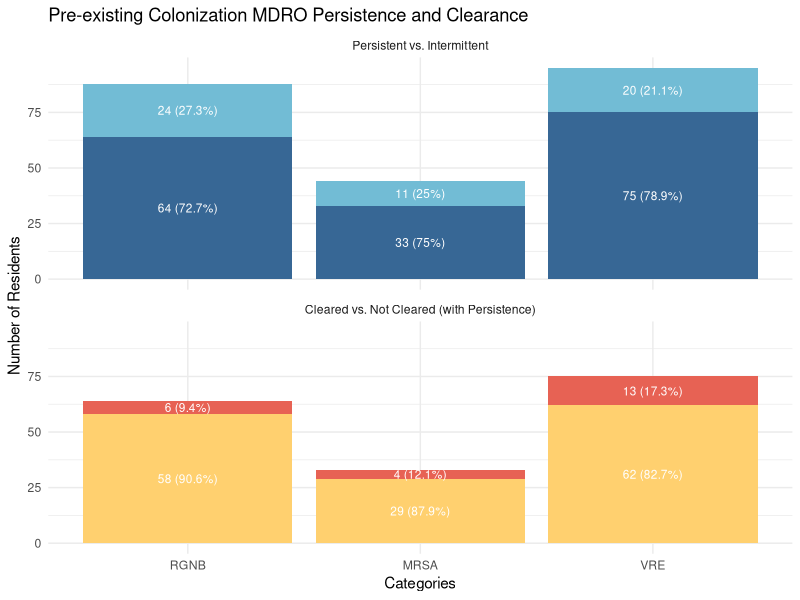
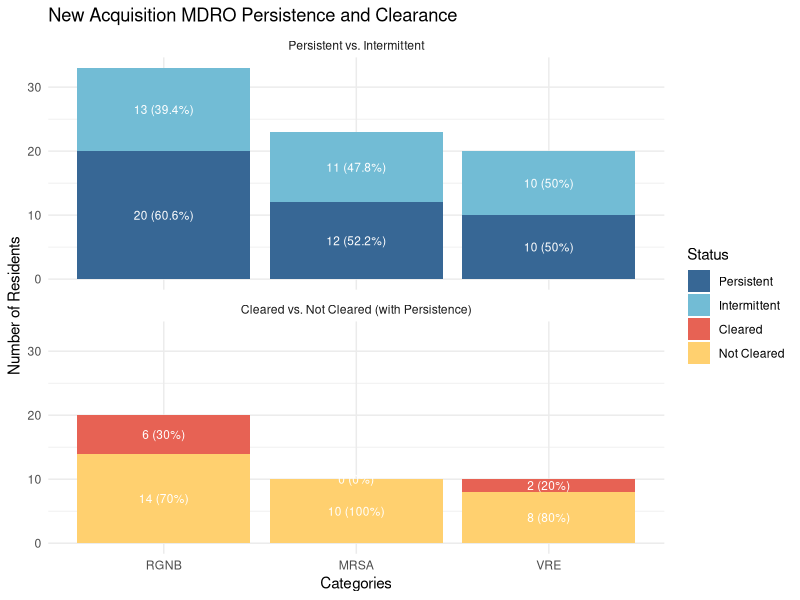
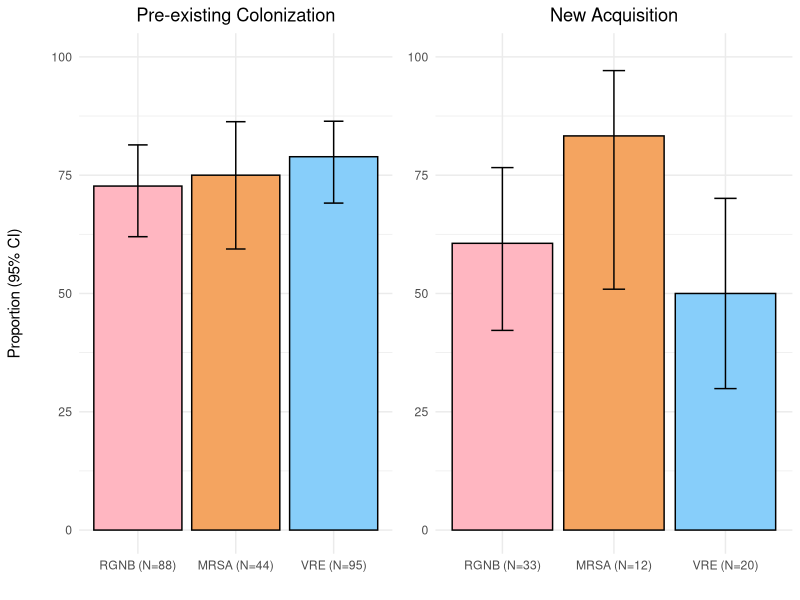
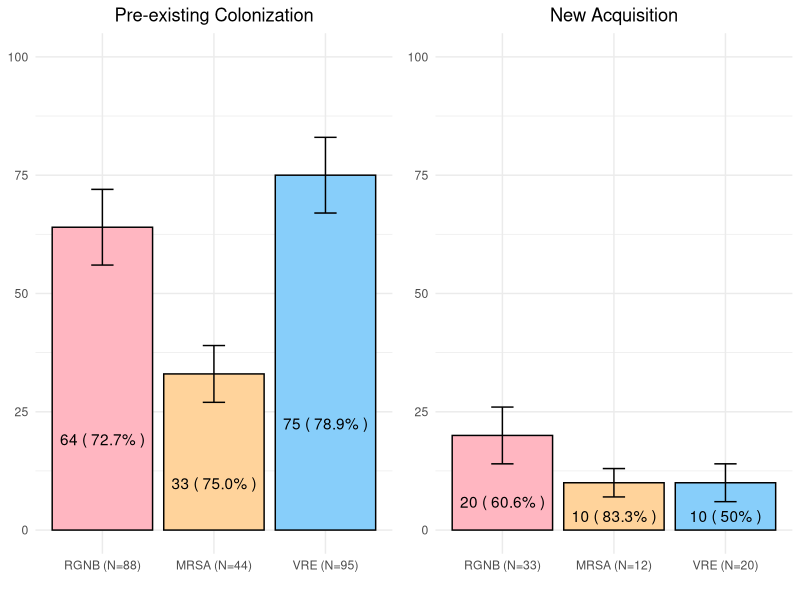
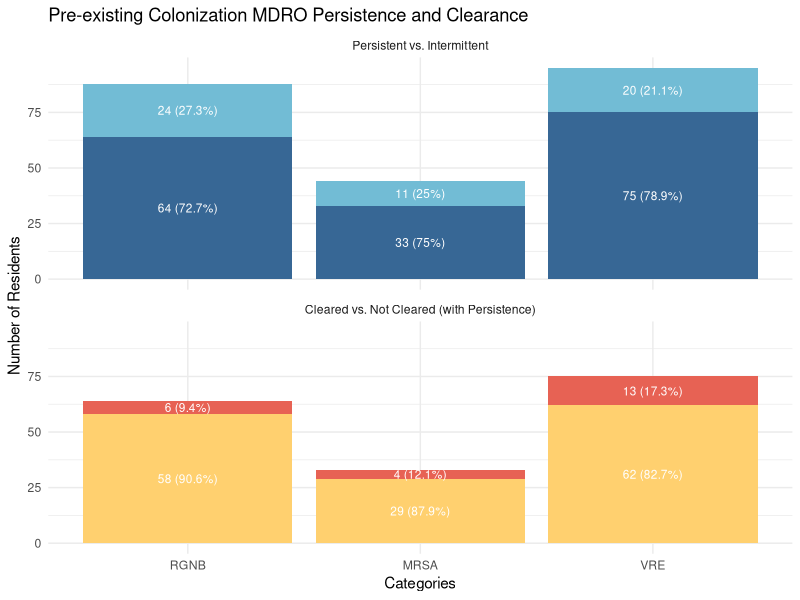
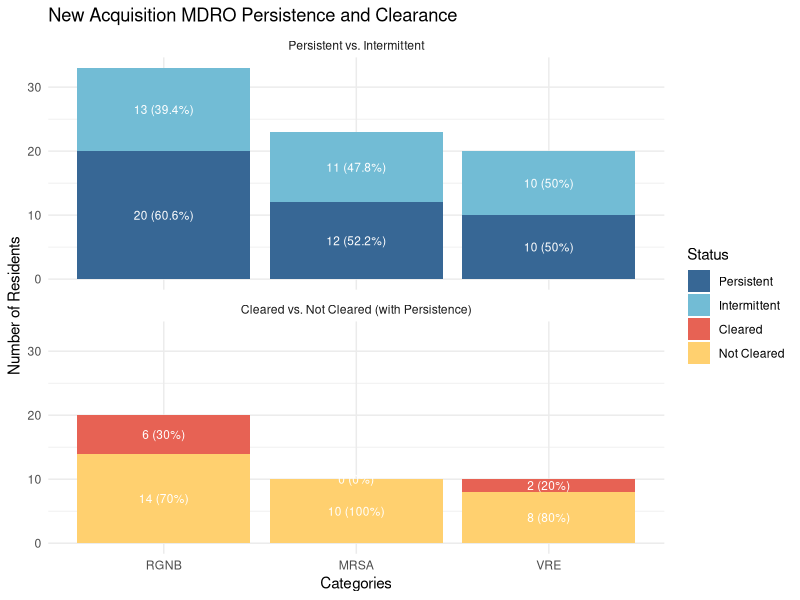
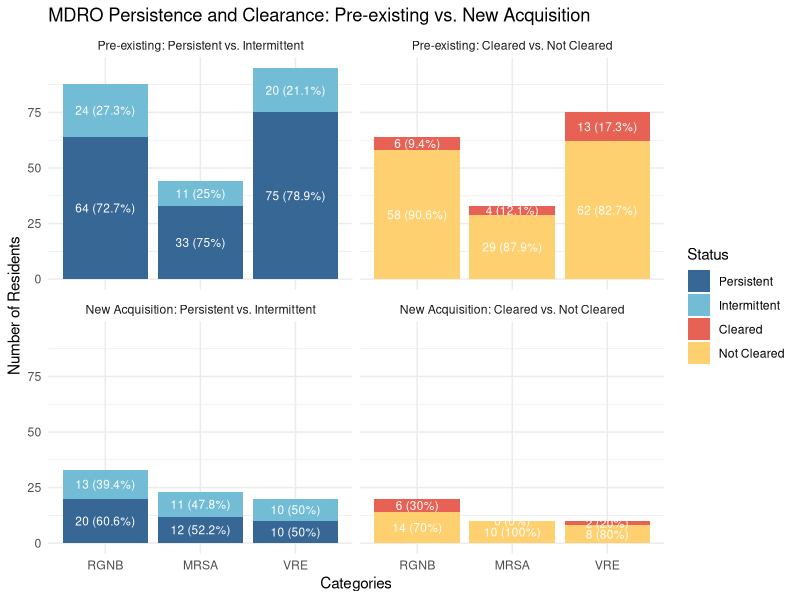

Write the R code that produced these figures, in order.
## ---- chunk 1
# Load necessary libraries
library(ggplot2)
library(dplyr)

# Data for Persistent vs. Intermittent
data_persistent_vs_intermittent <- data.frame(
  Category = rep(c("RGNB", "MRSA", "VRE"), each = 2),
  Status = rep(c("Intermittent", "Persistent"), times = 3),
  Count = c(24, 64, 11, 33, 20, 75),
  Facet = "Persistent vs. Intermittent"
)

# Data for Cleared vs. Not Cleared in Persistent cases
data_cleared_vs_not_cleared <- data.frame(
  Category = rep(c("RGNB", "MRSA", "VRE"), each = 2),
  Status = rep(c("Not Cleared", "Cleared"), times = 3),
  Count = c(58, 6, 29, 4, 62, 13),
  Facet = "Cleared vs. Not Cleared (with Persistence)"
)

# Combine both datasets
data_combined <- bind_rows(data_persistent_vs_intermittent, data_cleared_vs_not_cleared)

# Ensure the correct order of facets
data_combined$Facet <- factor(data_combined$Facet, levels = c("Persistent vs. Intermittent", "Cleared vs. Not Cleared (with Persistence)"))

# Ensure the correct order of categories
data_combined$Category <- factor(data_combined$Category, levels = c("RGNB", "MRSA", "VRE"))

# Calculate percentages
data_combined <- data_combined %>%
  group_by(Category, Facet) %>%
  mutate(Percentage = Count / sum(Count) * 100)

# Creating the facet plot with specified colors and order
plot_pre_existing <- ggplot(data_combined, aes(x = Category, y = Count, fill = Status)) +
  geom_bar(stat = "identity", position = "stack") +
  geom_text(aes(label = paste0(Count, " (", round(Percentage, 1), "%)")),
            position = position_stack(vjust = 0.5), color = "white", size = 3) +
  labs(title = "Pre-existing Colonization MDRO Persistence and Clearance",
       x = "Categories", 
       y = "Number of Residents") +
  scale_fill_manual(values = c(
    "Persistent" = rgb(55, 103, 149, maxColorValue = 255),
    "Intermittent" = rgb(114, 188, 213, maxColorValue = 255),
    "Cleared" = rgb(231, 98, 84, maxColorValue = 255),
    "Not Cleared" = rgb(255, 208, 111, maxColorValue = 255)
  ), 
  breaks = c("Persistent", "Intermittent", "Cleared", "Not Cleared")) +  # Adjust the order of the legend
  facet_wrap(~ Facet, ncol = 1) +  # Create facets with one column
  theme_minimal() +
  theme(legend.position = "none")
plot_pre_existing
# Set the file name and the desired resolution
output_file <- "plot_new_preexisting.png"
resolution <- 600  # DPI (dots per inch)

# Save the plot to a PNG file with the specified resolution
ggsave(filename = output_file, plot = plot_pre_existing, dpi = resolution, width = 20, height = 32, units = "in")

## ---- chunk 2
# Load necessary libraries
library(ggplot2)
library(dplyr)

# Data for Persistent vs. Intermittent
data_persistent_vs_intermittent <- data.frame(
  Category = rep(c("RGNB", "MRSA", "VRE"), each = 2),
  Status = rep(c("Intermittent", "Persistent"), times = 3),
  Count = c(13, 20, 11, 12, 10, 10),
  Facet = "Persistent vs. Intermittent"
)

# Data for Cleared vs. Not Cleared in Persistent cases
data_cleared_vs_not_cleared <- data.frame(
  Category = rep(c("RGNB", "MRSA", "VRE"), each = 2),
  Status = rep(c("Not Cleared", "Cleared"), times = 3),
  Count = c(14, 6, 10, 0, 8, 2),
  Facet = "Cleared vs. Not Cleared (with Persistence)"
)

# Combine both datasets
data_combined <- bind_rows(data_persistent_vs_intermittent, data_cleared_vs_not_cleared)

# Ensure the correct order of facets
data_combined$Facet <- factor(data_combined$Facet, levels = c("Persistent vs. Intermittent", "Cleared vs. Not Cleared (with Persistence)"))

# Ensure the correct order of categories
data_combined$Category <- factor(data_combined$Category, levels = c("RGNB", "MRSA", "VRE"))

# Calculate percentages
data_combined <- data_combined %>%
  group_by(Category, Facet) %>%
  mutate(Percentage = Count / sum(Count) * 100)

# Creating the facet plot with specified colors and order
plot_new_acquisition <- ggplot(data_combined, aes(x = Category, y = Count, fill = Status)) +
  geom_bar(stat = "identity", position = "stack") +
  geom_text(aes(label = paste0(Count, " (", round(Percentage, 1), "%)")),
            position = position_stack(vjust = 0.5), color = "white", size = 3) +
  labs(title = "New Acquisition MDRO Persistence and Clearance",
       x = "Categories", 
       y = "Number of Residents") +
  scale_fill_manual(values = c(
    "Persistent" = rgb(55, 103, 149, maxColorValue = 255),
    "Intermittent" = rgb(114, 188, 213, maxColorValue = 255),
    "Cleared" = rgb(231, 98, 84, maxColorValue = 255),
    "Not Cleared" = rgb(255, 208, 111, maxColorValue = 255)
  ), 
  breaks = c("Persistent", "Intermittent", "Cleared", "Not Cleared")) +  # Adjust the order of the legend
  facet_wrap(~ Facet, ncol = 1) +  # Create facets with one column
  theme_minimal()
plot_new_acquisition
# Set the file name and the desired resolution
output_file <- "plot_new_acquisition.png"
resolution <- 600  # DPI (dots per inch)

# Save the plot to a PNG file with the specified resolution
ggsave(filename = output_file, plot = plot_new_acquisition, dpi = resolution, width = 24, height = 32, units = "in")

## ---- chunk 3
# Data for Pre-existing Colonization: Persistent vs. Intermittent
data_pre_existing_persistent_vs_intermittent <- data.frame(
  Category = rep(c("RGNB", "MRSA", "VRE"), each = 2),
  Status = rep(c("Intermittent", "Persistent"), times = 3),
  Count = c(24, 64, 11, 33, 20, 75),
  Facet = "Pre-existing: Persistent vs. Intermittent"
)

# Data for Pre-existing Colonization: Cleared vs. Not Cleared in Persistent cases
data_pre_existing_cleared_vs_not_cleared <- data.frame(
  Category = rep(c("RGNB", "MRSA", "VRE"), each = 2),
  Status = rep(c("Not Cleared", "Cleared"), times = 3),
  Count = c(58, 6, 29, 4, 62, 13),
  Facet = "Pre-existing: Cleared vs. Not Cleared"
)

# Data for New Acquisition: Persistent vs. Intermittent
data_new_acquisition_persistent_vs_intermittent <- data.frame(
  Category = rep(c("RGNB", "MRSA", "VRE"), each = 2),
  Status = rep(c("Intermittent", "Persistent"), times = 3),
  Count = c(13, 20, 11, 12, 10, 10),
  Facet = "New Acquisition: Persistent vs. Intermittent"
)

# Data for New Acquisition: Cleared vs. Not Cleared in Persistent cases
data_new_acquisition_cleared_vs_not_cleared <- data.frame(
  Category = rep(c("RGNB", "MRSA", "VRE"), each = 2),
  Status = rep(c("Not Cleared", "Cleared"), times = 3),
  Count = c(14, 6, 10, 0, 8, 2),
  Facet = "New Acquisition: Cleared vs. Not Cleared"
)

# Combine all datasets
data_combined <- bind_rows(
  data_pre_existing_persistent_vs_intermittent,
  data_pre_existing_cleared_vs_not_cleared,
  data_new_acquisition_persistent_vs_intermittent,
  data_new_acquisition_cleared_vs_not_cleared
)

# Ensure the correct order of facets and categories
data_combined$Facet <- factor(data_combined$Facet, levels = c(
  "Pre-existing: Persistent vs. Intermittent", 
  "Pre-existing: Cleared vs. Not Cleared",
  "New Acquisition: Persistent vs. Intermittent",
  "New Acquisition: Cleared vs. Not Cleared"
))

data_combined$Category <- factor(data_combined$Category, levels = c("RGNB", "MRSA", "VRE"))

# Calculate percentages
data_combined <- data_combined %>%
  group_by(Category, Facet) %>%
  mutate(Percentage = Count / sum(Count) * 100)

# Original colors
original_colors <- c(
  "Persistent" = rgb(55, 103, 149, maxColorValue = 255),
  "Intermittent" = rgb(114, 188, 213, maxColorValue = 255),
  "Cleared" = rgb(231, 98, 84, maxColorValue = 255),
  "Not Cleared" = rgb(255, 208, 111, maxColorValue = 255)
)

# Creating the combined plot with facets and a single legend
combined_plot <- ggplot(data_combined, aes(x = Category, y = Count, fill = Status)) +
  geom_bar(stat = "identity", position = "stack") +
  geom_text(aes(label = paste0(Count, " (", round(Percentage, 1), "%)")),
            position = position_stack(vjust = 0.5), color = "white", size = 3) +
  labs(title = "MDRO Persistence and Clearance: Pre-existing vs. New Acquisition",
       x = "Categories", 
       y = "Number of Residents") +
  scale_fill_manual(values = original_colors, 
                    breaks = c("Persistent", "Intermittent", "Cleared", "Not Cleared")) +
  facet_wrap(~ Facet, ncol = 2) +  # Arrange facets in two columns
  theme_minimal()

# Save the plot to a high-resolution PNG file
ggsave(filename = "combined_plot_high_resolution.png", 
       plot = combined_plot, 
       dpi = 1200, 
       width = 32, 
       height = 24, 
       units = "in")
## ---- chunk 4
# Load necessary libraries
library(ggplot2)
library(dplyr)
library(gridExtra)

# Data for Pre-existing Colonization
data_pre_existing <- data.frame(
  Condition = factor(c("RGNB (N=88)", "MRSA (N=44)", "VRE (N=95)"), 
                     levels = c("RGNB (N=88)", "MRSA (N=44)", "VRE (N=95)")),
  Persistence = c(72.7, 75.0, 78.9),
  Lower_CI = c(62.0, 59.4, 69.1),
  Upper_CI = c(81.4, 86.3, 86.4)
)

# Data for New Acquisition
data_new_acquisition <- data.frame(
  Condition = factor(c("RGNB (N=33)", "MRSA (N=12)", "VRE (N=20)"), 
                     levels = c("RGNB (N=33)", "MRSA (N=12)", "VRE (N=20)")),
  Persistence = c(60.6, 83.3, 50.0),
  Lower_CI = c(42.2, 50.9, 29.9),
  Upper_CI = c(76.6, 97.1, 70.1)
)

# Custom color mapping
color_mapping <- c("RGNB (N=88)" = "lightpink", "MRSA (N=44)" = "sandybrown", "VRE (N=95)" = "lightskyblue",
                   "RGNB (N=33)" = "lightpink", "MRSA (N=12)" = "sandybrown", "VRE (N=20)" = "lightskyblue")

# Create the Pre-existing Colonization Plot
pre_existing_plot <- ggplot(data_pre_existing, aes(x=Condition, y=Persistence, fill=Condition)) +
  geom_bar(stat="identity", color="black") +
  geom_errorbar(aes(ymin=Lower_CI, ymax=Upper_CI), width=0.2) +
  labs(y="Proportion (95% CI)", x="") +
  ggtitle("Pre-existing Colonization") +
  theme_minimal() +
  theme(
    legend.position="none",
    plot.title = element_text(hjust = 0.5),  # Center the title
    axis.title.y = element_text(margin = margin(t = 0, r = 20, b = 0, l = 0))  # Space for y-axis title
  ) +
  scale_y_continuous(limits = c(0, 100)) +
  scale_fill_manual(values=color_mapping)

# Create the New Acquisition Plot
new_acquisition_plot <- ggplot(data_new_acquisition, aes(x=Condition, y=Persistence, fill=Condition)) +
  geom_bar(stat="identity", color="black") +
  geom_errorbar(aes(ymin=Lower_CI, ymax=Upper_CI), width=0.2) +
  labs(y="Proportion (95% CI)", x="") +
  ggtitle("New Acquisition") +
  theme_minimal() +
  theme(
    legend.position="none",
    plot.title = element_text(hjust = 0.5),  # Center the title
    axis.title.y = element_blank()           # Remove y-axis title
  ) +
  scale_y_continuous(limits = c(0, 100)) +
  scale_fill_manual(values=color_mapping)

# Combine the plots
combined_plot <- grid.arrange(pre_existing_plot, new_acquisition_plot, ncol=2)

# Export the combined plot with specific dimensions and DPI
ggsave("combined_plot.png", combined_plot, width = 12, height = 6, dpi = 300)
## ---- chunk 5
# Load necessary libraries
library(ggplot2)
library(dplyr)
library(gridExtra)

# Data for Pre-existing Colonization with customized x-axis labels
data_pre_existing <- data.frame(
  Condition = factor(c("RGNB (N=88)", "MRSA (N=44)", "VRE (N=95)"), 
                     levels = c("RGNB (N=88)", "MRSA (N=44)", "VRE (N=95)")),
  Persistence = c(64, 33, 75),
  Lower_CI = c(56, 27, 67),  # Example lower confidence intervals
  Upper_CI = c(72, 39, 83),  # Example upper confidence intervals
  Percentage = c("72.7%", "75.0%", "78.9%")  # Example percentage labels
)

# Data for New Acquisition with customized x-axis labels
data_new_acquisition <- data.frame(
  Condition = factor(c("RGNB (N=33)", "MRSA (N=12)", "VRE (N=20)"), 
                     levels = c("RGNB (N=33)", "MRSA (N=12)", "VRE (N=20)")),
  Persistence = c(20, 10, 10),
  Lower_CI = c(14, 7, 6),  # Example lower confidence intervals
  Upper_CI = c(26, 13, 14), # Example upper confidence intervals
  Percentage = c("60.6%", "83.3%", "50%")  # Example percentage labels
)

# Custom color mapping
color_mapping <- c("RGNB (N=88)" = "lightpink", "MRSA (N=44)" = "burlywood1", "VRE (N=95)" = "lightskyblue",
                   "RGNB (N=33)" = "lightpink", "MRSA (N=12)" = "burlywood1", "VRE (N=20)" = "lightskyblue")

# Create the Pre-existing Colonization Plot
pre_existing_plot <- ggplot(data_pre_existing, aes(x=Condition, y=Persistence, fill=Condition)) +
  geom_bar(stat="identity", color="black") +
  geom_errorbar(aes(ymin=Lower_CI, ymax=Upper_CI), width=0.2) +
  geom_text(aes(label=paste(Persistence, "(", Percentage, ")")), 
            position = position_stack(vjust = 0.3), color="black") +
  labs(y="Persistence", x="") +
  ggtitle("Pre-existing Colonization") +
  theme_minimal() +
  theme(
    legend.position="none",
    plot.title = element_text(hjust = 0.5),  # Center the title
    axis.title.y = element_blank()           # Remove y-axis title
  ) +
  scale_y_continuous(limits = c(0, 100)) +
  scale_fill_manual(values=color_mapping)

# Create the New Acquisition Plot
new_acquisition_plot <- ggplot(data_new_acquisition, aes(x=Condition, y=Persistence, fill=Condition)) +
  geom_bar(stat="identity", color="black") +
  geom_errorbar(aes(ymin=Lower_CI, ymax=Upper_CI), width=0.2) +
  geom_text(aes(label=paste(Persistence, "(", Percentage, ")")), 
            position = position_stack(vjust = 0.3), color="black") +
  labs(y="Persistence", x="") +
  ggtitle("New Acquisition") +
  theme_minimal() +
  theme(
    legend.position="none",
    plot.title = element_text(hjust = 0.5),  # Center the title
    axis.title.y = element_blank()           # Remove y-axis title
  ) +
  scale_y_continuous(limits = c(0, 100)) +
  scale_fill_manual(values=color_mapping)

# Combine the plots
combined_plot <- grid.arrange(pre_existing_plot, new_acquisition_plot, ncol=2)

# Export the combined plot with specific dimensions and DPI
ggsave("combined_plot.png", combined_plot, width = 12, height = 6, dpi = 300)
